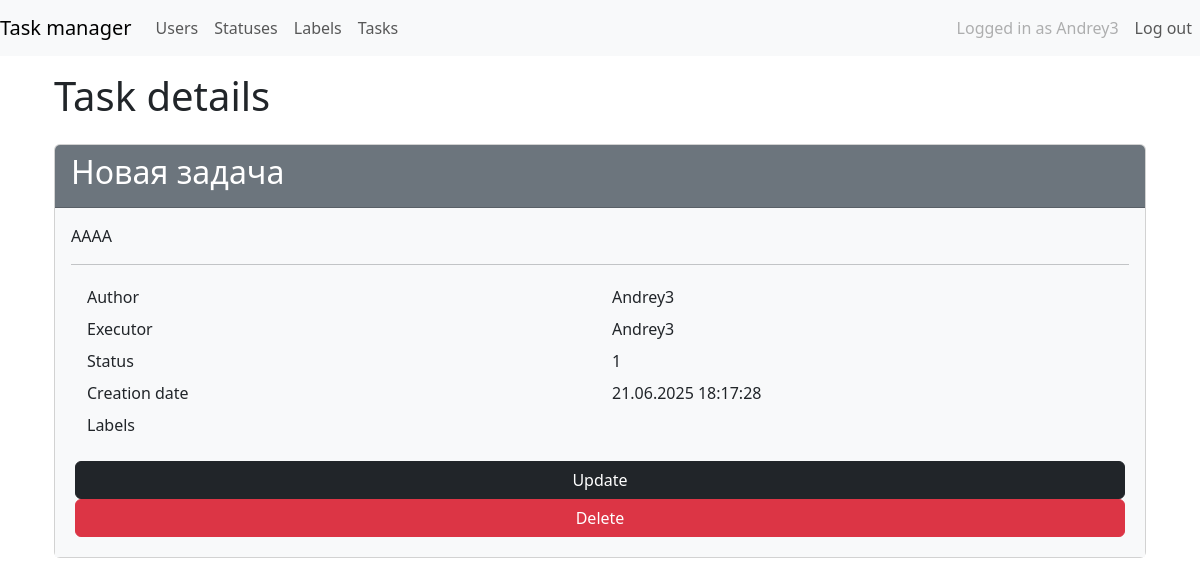
The page /tasks/1/ (signed in) on the database its author committed.
### task_manager/users/models.py (models this page shows)
class MyUser(AbstractUser):
    created_at = models.DateTimeField(
        _("Creation date"),
        default=timezone.now,
        editable=False
    )

### task_manager/tasks/models.py (models this page shows, shortened)
class Task(models.Model):
    name = models.CharField(
        verbose_name="Имя",
        max_length=150,
        null=False,
        blank=False,
        unique=True,
    )
    description = models.TextField(
        verbose_name="Описание",
        blank=True,
    )
    status = models.ForeignKey(Status, on_delete=models.PROTECT, verbose_name="Статус")
    executor = models.ForeignKey(
        MyUser,
        on_delete=models.CASCADE,
        blank=True,
        null=True,
        verbose_name="Исполнитель",
        related_name="Исполнитель",
    )
    author = models.ForeignKey(
        MyUser,
        on_delete=models.CASCADE,
        verbose_name="Автор",
        related_name="authors",
    )
    labels = models.ManyToManyField(
        Label,
        blank=True,
        verbose_name="Метки",
        related_name="labels",
        through="TaskLabels",
    )
    created_at = models.DateTimeField(
        verbose_name="Дата создания",
        auto_now_add=True,
    )
    class Meta:
        verbose_name = "Task"
        verbose_name_plural = "Tasks"

### task_manager/statuses/models.py (models this page shows)
class Status(models.Model):
    name = models.CharField(max_length=100, unique=True)
    created_at = models.DateTimeField(auto_now_add=True)
    def __str__(self):
        return self.name

### task_manager/tasks/views.py (the view)
# urls.py: path("<int:pk>/", DetailTaskView.as_view(), name="detail_task"),
class DetailTaskView(LoginRequiredMixin, DetailView):
    model = Task
    template_name = "tasks/detail.html"

### task_manager/templates/tasks/detail.html (shortened to what this page needs)
{% extends 'task_manager/base.html' %}
{% load django_bootstrap5 %}
{% load i18n %}
{% block content %}
<div class="container wrapper flex-grow-1">
    <h1 class="my-4">{% translate "Task details" %}</h1>
    <div class="card">
        <div class="card-header bg-secondary text-white">
            <h2>{{ task.name }}</h2>
        </div>
        <div class="card-body bg-light">
            <p>{{ task.description }}</p>
            <hr>
            <div class="container">
                <div class="row p-1">
                    <div class="col">{% translate "Author" %}</div>
                    <div class="col">{{ task.author }}</div>
                </div>
                <div class="row p-1">
                    <div class="col">{% translate "Executor" %}</div>
                    <div class="col">{{ task.executor }}</div>
                </div>
                <div class="row p-1">
                    <div class="col">{% translate "Status" %}</div>
                    <div class="col">{{ task.status }}</div>
                </div>
                <div class="row p-1">
                    <div class="col">{% translate "Creation date" %}</div>
                    <div class="col">{{ task.created_at|date:"d.m.Y H:i:s" }}</div>
                </div>
                <div class="row p-1">
                    <div class="col">{% translate "Labels" %}</div>
                    <ul class="col p1">
                    </ul>
                </div>
                <div class="row p-1 mt-3">
                    <button onclick="location.href='{% url 'tasks:update_task' task.pk %}'" class="btn btn-dark ml-3">
                        {% translate "Update" %}
                    </button>
                    <button onclick="location.href='{% url 'tasks:delete_task' task.pk %}'" class="btn btn-danger ml-3">
                        {% translate "Delete" %}
                    </button>
                </div>
            </div>
        </div>
    </div>
</div>
{% endblock %}

### task_manager/templates/task_manager/base.html (shortened to what this page needs)
{% load django_bootstrap5 %}
{% load i18n %}
{% get_current_language as LANGUAGE_CODE %}
{% bootstrap_css %}
<!doctype html>
<html lang="{{ LANGUAGE_CODE }}" class="h-100">
{% block header %}
<head>
</head>
{% endblock %}
{% block navbar %}
<body class="d-flex flex-column h-100">
    <header>
        <nav class="navbar navbar-expand-md navbar-light fixed-top bg-light">
            <a class="navbar-brand" href="{% url 'index' %}">{% translate "Task manager" %}</a>
            <div class="collapse navbar-collapse" id="navbarCollapse">
                <ul class="navbar-nav mr-auto">
                    <li class="nav-item">
                        <a class="nav-link" href="{% url 'users:user_list' %}">{% translate "Users" %}</a>
                    </li>
                    {% if user.is_authenticated %}
                    <li class="nav-item">
                        <a class="nav-link" href="{% url 'statuses:status_list' %}">{% translate "Statuses" %}</a>
                    </li>
                    <li class="nav-item">
                        <a class="nav-link" href="{% url 'labels:label_list' %}">{% translate "Labels" %}</a>
                    </li>
                    <li class="nav-item">
                        <a class="nav-link" href="{% url 'tasks:task_list' %}">{% translate "Tasks" %}</a>
                    </li>
                    {% endif %}
                </ul>
            </div>
            <div class="collapse navbar-collapse flex-grow-0" id="navbarSupportedContent">
                <ul class="navbar-nav text-right">
                    {% if not user.is_authenticated %}
                    <li class="nav-item active ">
                        <a class="nav-link" href="{% url 'login' %}">{% translate "Log in" %}</a>
                    </li>
                    <li class="nav-item active">
                        <a class="nav-link" href="{% url 'users:create_user' %}">{% translate "Sign up" %}</a>
                    </li>
                    {% else %}
                    <li class="nav-item">
                        <a class="nav-link disabled" href="#" tabindex="-1" aria-disabled="true">
                            {% translate "Logged in as" %}
                            {{user.username }}</a>
                    </li>
                    <li class="nav-item active">
                        <a class="nav-link" href="{% url 'logout' %}">{% translate "Log out" %}</a>
                    </li>
                    {% endif %}
                </ul>
            </div>
        </nav>
    </header>
    {% endblock %}
    <main role="main" class="flex-shrink-0 mt-5">
        <div class="container">
            {% block content %}{% endblock %}
        </div>
    </main>
</html>

### rows shown on the page
MyUser: username "Andrey3"
Task: name "Новая задача", description "АААА", author "Andrey3", executor "Andrey3", status "1", created_at "21.06.2025 18:17:28"
